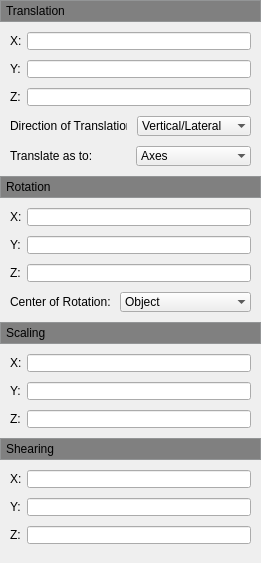
           <widget class="QWidget" name="scrollAreaWidgetContents_5">
            <property name="geometry">
             <rect>
              <x>0</x>
              <y>0</y>
              <width>261</width>
              <height>563</height>
             </rect>
            </property>
            <layout class="QVBoxLayout" name="verticalLayout_8">
             <property name="spacing">
              <number>0</number>
             </property>
             <property name="leftMargin">
              <number>0</number>
             </property>
             <property name="topMargin">
              <number>0</number>
             </property>
             <property name="rightMargin">
              <number>0</number>
             </property>
             <property name="bottomMargin">
              <number>0</number>
             </property>
             <item>
              <widget class="QFrame" name="verticalFrame">
               <property name="sizePolicy">
                <sizepolicy hsizetype="Preferred" vsizetype="Preferred">
                 <horstretch>0</horstretch>
                 <verstretch>0</verstretch>
                </sizepolicy>
               </property>
               <property name="styleSheet">
                <string notr="true">background-color:rgb(191,193,194)</string>
               </property>
               <property name="frameShape">
                <enum>QFrame::StyledPanel</enum>
               </property>
               <layout class="QVBoxLayout" name="verticalLayout_4">
                <property name="leftMargin">
                 <number>0</number>
                </property>
                <property name="topMargin">
                 <number>0</number>
                </property>
                <property name="rightMargin">
                 <number>0</number>
                </property>
                <property name="bottomMargin">
                 <number>0</number>
                </property>
                <item>
                 <widget class="QPushButton" name="m_pPushButtonTranslation">
                  <property name="enabled">
                   <bool>true</bool>
                  </property>
                  <property name="sizePolicy">
                   <sizepolicy hsizetype="Expanding" vsizetype="Fixed">
                    <horstretch>0</horstretch>
                    <verstretch>0</verstretch>
                   </sizepolicy>
                  </property>
                  <property name="minimumSize">
                   <size>
                    <width>0</width>
                    <height>20</height>
                   </size>
                  </property>
                  <property name="maximumSize">
                   <size>
                    <width>16777215</width>
                    <height>20</height>
                   </size>
                  </property>
                  <property name="cursor">
                   <cursorShape>ArrowCursor</cursorShape>
                  </property>
                  <property name="mouseTracking">
                   <bool>true</bool>
                  </property>
                  <property name="focusPolicy">
                   <enum>Qt::NoFocus</enum>
                  </property>
                  <property name="autoFillBackground">
                   <bool>false</bool>
                  </property>
                  <property name="styleSheet">
                   <string notr="true">QPushButton {
	background-color: gray;
	border: 0px;
	border-radius: 0px;
	text-align: left;
	padding-left: 5px;
}
</string>
                  </property>
                  <property name="text">
                   <string>Translation</string>
                  </property>
                  <property name="iconSize">
                   <size>
                    <width>10</width>
                    <height>10</height>
                   </size>
                  </property>
                  <property name="checkable">
                   <bool>true</bool>
                  </property>
                  <property name="checked">
                   <bool>true</bool>
                  </property>
                  <property name="flat">
                   <bool>true</bool>
                  </property>
                 </widget>
                </item>
               </layout>
              </widget>
             </item>
             <item>
              <widget class="QWidget" name="m_pTranslationWidget" native="true">
               <layout class="QFormLayout" name="formLayout_6">
                <property name="fieldGrowthPolicy">
                 <enum>QFormLayout::AllNonFixedFieldsGrow</enum>
                </property>
                <property name="horizontalSpacing">
                 <number>5</number>
                </property>
                <property name="verticalSpacing">
                 <number>10</number>
                </property>
                <property name="leftMargin">
                 <number>10</number>
                </property>
                <property name="topMargin">
                 <number>10</number>
                </property>
                <property name="rightMargin">
                 <number>10</number>
                </property>
                <property name="bottomMargin">
                 <number>10</number>
                </property>
                <item row="0" column="0">
                 <widget class="QLabel" name="label_27">
                  <property name="text">
                   <string>X:</string>
                  </property>
                 </widget>
                </item>
                <item row="0" column="1">
                 <widget class="QLineEdit" name="lineEdit_23">
                  <property name="maximumSize">
                   <size>
                    <width>1000</width>
                    <height>18</height>
                   </size>
                  </property>
                 </widget>
                </item>
                <item row="1" column="0">
                 <widget class="QLabel" name="label_28">
                  <property name="text">
                   <string>Y:</string>
                  </property>
                 </widget>
                </item>
                <item row="2" column="0">
                 <widget class="QLabel" name="label_29">
                  <property name="text">
                   <string>Z:</string>
                  </property>
                 </widget>
                </item>
                <item row="2" column="1">
                 <widget class="QLineEdit" name="lineEdit_25">
                  <property name="maximumSize">
                   <size>
                    <width>1000</width>
                    <height>18</height>
                   </size>
                  </property>
                  <property name="inputMask">
                   <string/>
                  </property>
                  <property name="placeholderText">
                   <string/>
                  </property>
                  <property name="cursorMoveStyle">
                   <enum>Qt::LogicalMoveStyle</enum>
                  </property>
                 </widget>
                </item>
                <item row="3" column="0" colspan="2">
                 <layout class="QHBoxLayout" name="horizontalLayout_3">
                  <property name="spacing">
                   <number>10</number>
                  </property>
                  <property name="leftMargin">
                   <number>0</number>
                  </property>
                  <property name="rightMargin">
                   <number>0</number>
                  </property>
                  <property name="bottomMargin">
                   <number>0</number>
                  </property>
                  <item>
                   <widget class="QLabel" name="label_2">
                    <property name="sizePolicy">
                     <sizepolicy hsizetype="Fixed" vsizetype="Expanding">
                      <horstretch>0</horstretch>
                      <verstretch>0</verstretch>
                     </sizepolicy>
                    </property>
                    <property name="maximumSize">
                     <size>
                      <width>117</width>
                      <height>21</height>
                     </size>
                    </property>
                    <property name="text">
                     <string>Direction of Translation:</string>
                    </property>
                    <property name="buddy">
                     <cstring>m_pTranslationWidget</cstring>
                    </property>
                   </widget>
                  </item>
                  <item>
                   <widget class="QComboBox" name="comboBox_5">
                    <property name="frame">
                     <bool>false</bool>
                    </property>
                    <item>
                     <property name="text">
                      <string>Vertical/Lateral</string>
                     </property>
                    </item>
                    <item>
                     <property name="text">
                      <string>Vertical</string>
                     </property>
                    </item>
                    <item>
                     <property name="text">
                      <string>Lateral</string>
                     </property>
                    </item>
                    <item>
                     <property name="text">
                      <string>Longitudinal</string>
                     </property>
                    </item>
                   </widget>
                  </item>
                 </layout>
                </item>
                <item row="4" column="0" colspan="2">
                 <layout class="QHBoxLayout" name="horizontalLayout_13">
                  <property name="spacing">
                   <number>10</number>
                  </property>
                  <property name="leftMargin">
                   <number>0</number>
                  </property>
                  <property name="rightMargin">
                   <number>0</number>
                  </property>
                  <property name="bottomMargin">
                   <number>0</number>
                  </property>
                  <item>
                   <widget class="QLabel" name="label_5">
                    <property name="sizePolicy">
                     <sizepolicy hsizetype="Fixed" vsizetype="Expanding">
                      <horstretch>0</horstretch>
                      <verstretch>0</verstretch>
                     </sizepolicy>
                    </property>
                    <property name="maximumSize">
                     <size>
                      <width>117</width>
                      <height>21</height>
                     </size>
                    </property>
                    <property name="text">
                     <string>Translate as to:</string>
                    </property>
                    <property name="buddy">
                     <cstring>m_pTranslationWidget</cstring>
                    </property>
                   </widget>
                  </item>
                  <item>
                   <widget class="QComboBox" name="comboBox_8">
                    <property name="frame">
                     <bool>false</bool>
                    </property>
                    <item>
                     <property name="text">
                      <string>Axes</string>
                     </property>
                    </item>
                    <item>
                     <property name="text">
                      <string>Display</string>
                     </property>
                    </item>
                   </widget>
                  </item>
                 </layout>
                </item>
                <item row="1" column="1">
                 <widget class="QLineEdit" name="lineEdit_24">
                  <property name="maximumSize">
                   <size>
                    <width>1000</width>
                    <height>18</height>
                   </size>
                  </property>
                 </widget>
                </item>
               </layout>
              </widget>
             </item>
             <item>
              <widget class="QFrame" name="verticalFrame">
               <property name="styleSheet">
                <string notr="true">background-color:rgb(191,193,194)</string>
               </property>
               <property name="frameShape">
                <enum>QFrame::StyledPanel</enum>
               </property>
               <layout class="QVBoxLayout" name="verticalLayout_5">
                <property name="leftMargin">
                 <number>0</number>
                </property>
                <property name="topMargin">
                 <number>0</number>
                </property>
                <property name="rightMargin">
                 <number>0</number>
                </property>
                <property name="bottomMargin">
                 <number>0</number>
                </property>
                <item>
                 <widget class="QPushButton" name="m_pPushButtonRotation">
                  <property name="enabled">
                   <bool>true</bool>
                  </property>
                  <property name="sizePolicy">
                   <sizepolicy hsizetype="Expanding" vsizetype="Fixed">
                    <horstretch>0</horstretch>
                    <verstretch>0</verstretch>
                   </sizepolicy>
                  </property>
                  <property name="minimumSize">
                   <size>
                    <width>0</width>
                    <height>20</height>
                   </size>
                  </property>
                  <property name="maximumSize">
                   <size>
                    <width>16777215</width>
                    <height>20</height>
                   </size>
                  </property>
                  <property name="focusPolicy">
                   <enum>Qt::NoFocus</enum>
                  </property>
                  <property name="autoFillBackground">
                   <bool>false</bool>
                  </property>
                  <property name="styleSheet">
                   <string notr="true">QPushButton {
    background-color:gray;
	border: 0px;
	border-radius: 0px;
	text-align: left;
	padding-left: 5px;
}
</string>
                  </property>
                  <property name="text">
                   <string>Rotation</string>
                  </property>
                  <property name="iconSize">
                   <size>
                    <width>10</width>
                    <height>10</height>
                   </size>
                  </property>
                  <property name="checkable">
                   <bool>true</bool>
                  </property>
                  <property name="checked">
                   <bool>true</bool>
                  </property>
                  <property name="flat">
                   <bool>true</bool>
                  </property>
                 </widget>
                </item>
               </layout>
              </widget>
             </item>
             <item>
              <widget class="QWidget" name="m_pRotationWidget" native="true">
               <layout class="QFormLayout" name="formLayout_7">
                <property name="fieldGrowthPolicy">
                 <enum>QFormLayout::AllNonFixedFieldsGrow</enum>
                </property>
                <property name="horizontalSpacing">
                 <number>5</number>
                </property>
                <property name="verticalSpacing">
                 <number>10</number>
                </property>
                <property name="leftMargin">
                 <number>10</number>
                </property>
                <property name="topMargin">
                 <number>10</number>
                </property>
                <property name="rightMargin">
                 <number>10</number>
                </property>
                <property name="bottomMargin">
                 <number>10</number>
                </property>
                <item row="0" column="0">
                 <widget class="QLabel" name="label_43">
                  <property name="text">
                   <string>X:</string>
                  </property>
                 </widget>
                </item>
                <item row="0" column="1">
                 <widget class="QLineEdit" name="lineEdit_38">
                  <property name="maximumSize">
                   <size>
                    <width>1000</width>
                    <height>18</height>
                   </size>
                  </property>
                 </widget>
                </item>
                <item row="1" column="0">
                 <widget class="QLabel" name="label_46">
                  <property name="text">
                   <string>Y:</string>
                  </property>
                 </widget>
                </item>
                <item row="1" column="1">
                 <widget class="QLineEdit" name="lineEdit_39">
                  <property name="maximumSize">
                   <size>
                    <width>1000</width>
                    <height>18</height>
                   </size>
                  </property>
                 </widget>
                </item>
                <item row="2" column="0">
                 <widget class="QLabel" name="label_47">
                  <property name="text">
                   <string>Z:</string>
                  </property>
                 </widget>
                </item>
                <item row="2" column="1">
                 <widget class="QLineEdit" name="lineEdit_40">
                  <property name="maximumSize">
                   <size>
                    <width>1000</width>
                    <height>18</height>
                   </size>
                  </property>
                  <property name="inputMask">
                   <string/>
                  </property>
                  <property name="placeholderText">
                   <string/>
                  </property>
                  <property name="cursorMoveStyle">
                   <enum>Qt::LogicalMoveStyle</enum>
                  </property>
                 </widget>
                </item>
                <item row="3" column="0" colspan="2">
                 <layout class="QHBoxLayout" name="horizontalLayout_2">
                  <property name="spacing">
                   <number>10</number>
                  </property>
                  <property name="leftMargin">
                   <number>0</number>
                  </property>
                  <property name="rightMargin">
                   <number>0</number>
                  </property>
                  <property name="bottomMargin">
                   <number>0</number>
                  </property>
                  <item>
                   <widget class="QLabel" name="label">
                    <property name="sizePolicy">
                     <sizepolicy hsizetype="Fixed" vsizetype="Expanding">
                      <horstretch>0</horstretch>
                      <verstretch>0</verstretch>
                     </sizepolicy>
                    </property>
                    <property name="maximumSize">
                     <size>
                      <width>100</width>
                      <height>21</height>
                     </size>
                    </property>
                    <property name="text">
                     <string>Center of Rotation:</string>
                    </property>
                   </widget>
                  </item>
                  <item>
                   <widget class="QComboBox" name="comboBox_4">
                    <property name="frame">
                     <bool>false</bool>
                    </property>
                    <item>
                     <property name="text">
                      <string>Object</string>
                     </property>
                    </item>
                    <item>
                     <property name="text">
                      <string>Scene</string>
                     </property>
                    </item>
                   </widget>
                  </item>
                 </layout>
                </item>
               </layout>
              </widget>
             </item>
             <item>
              <widget class="QFrame" name="verticalFrame">
               <property name="styleSheet">
                <string notr="true">background-color:rgb(191,193,194)</string>
               </property>
               <property name="frameShape">
                <enum>QFrame::StyledPanel</enum>
               </property>
               <layout class="QVBoxLayout" name="verticalLayout_10">
                <property name="leftMargin">
                 <number>0</number>
                </property>
                <property name="topMargin">
                 <number>0</number>
                </property>
                <property name="rightMargin">
                 <number>0</number>
                </property>
                <property name="bottomMargin">
                 <number>0</number>
                </property>
                <item>
                 <widget class="QPushButton" name="m_pPushButtonScaling">
                  <property name="enabled">
                   <bool>true</bool>
                  </property>
                  <property name="sizePolicy">
                   <sizepolicy hsizetype="Expanding" vsizetype="Fixed">
                    <horstretch>0</horstretch>
                    <verstretch>0</verstretch>
                   </sizepolicy>
                  </property>
                  <property name="minimumSize">
                   <size>
                    <width>0</width>
                    <height>20</height>
                   </size>
                  </property>
                  <property name="maximumSize">
                   <size>
                    <width>16777215</width>
                    <height>20</height>
                   </size>
                  </property>
                  <property name="focusPolicy">
                   <enum>Qt::NoFocus</enum>
                  </property>
                  <property name="autoFillBackground">
                   <bool>false</bool>
                  </property>
                  <property name="styleSheet">
                   <string notr="true">QPushButton {
    background-color: gray;
	border: 0px;
	border-radius: 0px;
	text-align: left;
	padding-left: 5px;
}
</string>
                  </property>
                  <property name="text">
                   <string>Scaling</string>
                  </property>
                  <property name="iconSize">
                   <size>
                    <width>10</width>
                    <height>10</height>
                   </size>
                  </property>
                  <property name="checkable">
                   <bool>true</bool>
                  </property>
                  <property name="checked">
                   <bool>true</bool>
                  </property>
                  <property name="autoExclusive">
                   <bool>true</bool>
                  </property>
                  <property name="flat">
                   <bool>true</bool>
                  </property>
                 </widget>
                </item>
               </layout>
              </widget>
             </item>
             <item>
              <widget class="QWidget" name="m_pScalingWidget" native="true">
               <layout class="QFormLayout" name="formLayout_11">
                <property name="fieldGrowthPolicy">
                 <enum>QFormLayout::AllNonFixedFieldsGrow</enum>
                </property>
                <property name="horizontalSpacing">
                 <number>5</number>
                </property>
                <property name="verticalSpacing">
                 <number>10</number>
                </property>
                <property name="leftMargin">
                 <number>10</number>
                </property>
                <property name="topMargin">
                 <number>10</number>
                </property>
                <property name="rightMargin">
                 <number>10</number>
                </property>
                <property name="bottomMargin">
                 <number>10</number>
                </property>
                <item row="0" column="0">
                 <widget class="QLabel" name="label_49">
                  <property name="text">
                   <string>X:</string>
                  </property>
                 </widget>
                </item>
                <item row="0" column="1">
                 <widget class="QLineEdit" name="lineEdit_41">
                  <property name="maximumSize">
                   <size>
                    <width>1000</width>
                    <height>18</height>
                   </size>
                  </property>
                 </widget>
                </item>
                <item row="1" column="0">
                 <widget class="QLabel" name="label_50">
                  <property name="text">
                   <string>Y:</string>
                  </property>
                 </widget>
                </item>
                <item row="1" column="1">
                 <widget class="QLineEdit" name="lineEdit_42">
                  <property name="sizePolicy">
                   <sizepolicy hsizetype="Expanding" vsizetype="Fixed">
                    <horstretch>0</horstretch>
                    <verstretch>0</verstretch>
                   </sizepolicy>
                  </property>
                  <property name="maximumSize">
                   <size>
                    <width>1000</width>
                    <height>18</height>
                   </size>
                  </property>
                 </widget>
                </item>
                <item row="2" column="0">
                 <widget class="QLabel" name="label_51">
                  <property name="text">
                   <string>Z:</string>
                  </property>
                 </widget>
                </item>
                <item row="2" column="1">
                 <widget class="QLineEdit" name="lineEdit_43">
                  <property name="maximumSize">
                   <size>
                    <width>1000</width>
                    <height>18</height>
                   </size>
                  </property>
                  <property name="inputMask">
                   <string/>
                  </property>
                  <property name="placeholderText">
                   <string/>
                  </property>
                  <property name="cursorMoveStyle">
                   <enum>Qt::LogicalMoveStyle</enum>
                  </property>
                 </widget>
                </item>
               </layout>
              </widget>
             </item>
             <item>
              <widget class="QFrame" name="verticalFrame">
               <property name="styleSheet">
                <string notr="true">background-color:rgb(191,193,194)</string>
               </property>
               <property name="frameShape">
                <enum>QFrame::StyledPanel</enum>
               </property>
               <layout class="QVBoxLayout" name="verticalLayout_12">
                <property name="leftMargin">
                 <number>0</number>
                </property>
                <property name="topMargin">
                 <number>0</number>
                </property>
                <property name="rightMargin">
                 <number>0</number>
                </property>
                <property name="bottomMargin">
                 <number>0</number>
                </property>
                <item>
                 <widget class="QPushButton" name="m_pPushButtonShearing">
                  <property name="enabled">
                   <bool>true</bool>
                  </property>
                  <property name="sizePolicy">
                   <sizepolicy hsizetype="Expanding" vsizetype="Fixed">
                    <horstretch>0</horstretch>
                    <verstretch>0</verstretch>
                   </sizepolicy>
                  </property>
                  <property name="minimumSize">
                   <size>
                    <width>0</width>
                    <height>20</height>
                   </size>
                  </property>
                  <property name="maximumSize">
                   <size>
                    <width>16777215</width>
                    <height>20</height>
                   </size>
                  </property>
                  <property name="focusPolicy">
                   <enum>Qt::NoFocus</enum>
                  </property>
                  <property name="autoFillBackground">
                   <bool>false</bool>
                  </property>
                  <property name="styleSheet">
                   <string notr="true">QPushButton {
	border: 0px;
	border-radius: 0px;
	background-color:gray;
	text-align: left;
	padding-left: 5px;
}
</string>
                  </property>
                  <property name="text">
                   <string>Shearing</string>
                  </property>
                  <property name="iconSize">
                   <size>
                    <width>10</width>
                    <height>10</height>
                   </size>
                  </property>
                  <property name="checkable">
                   <bool>true</bool>
                  </property>
                  <property name="checked">
                   <bool>true</bool>
                  </property>
                  <property name="autoExclusive">
                   <bool>true</bool>
                  </property>
                 </widget>
                </item>
               </layout>
              </widget>
             </item>
             <item>
              <widget class="QWidget" name="m_pShearingWidget" native="true">
               <layout class="QFormLayout" name="formLayout_8">
                <property name="fieldGrowthPolicy">
                 <enum>QFormLayout::AllNonFixedFieldsGrow</enum>
                </property>
                <property name="horizontalSpacing">
                 <number>5</number>
                </property>
                <property name="verticalSpacing">
                 <number>10</number>
                </property>
                <property name="leftMargin">
                 <number>10</number>
                </property>
                <property name="topMargin">
                 <number>10</number>
                </property>
                <property name="rightMargin">
                 <number>10</number>
                </property>
                <property name="bottomMargin">
                 <number>10</number>
                </property>
                <item row="0" column="0">
                 <widget class="QLabel" name="label_33">
                  <property name="text">
                   <string>X:</string>
                  </property>
                 </widget>
                </item>
                <item row="0" column="1">
                 <widget class="QLineEdit" name="lineEdit_29">
                  <property name="maximumSize">
                   <size>
                    <width>1000</width>
                    <height>18</height>
                   </size>
                  </property>
                 </widget>
                </item>
                <item row="1" column="0">
                 <widget class="QLabel" name="label_34">
                  <property name="text">
                   <string>Y:</string>
                  </property>
                 </widget>
                </item>
                <item row="1" column="1">
                 <widget class="QLineEdit" name="lineEdit_30">
                  <property name="sizePolicy">
                   <sizepolicy hsizetype="Expanding" vsizetype="Fixed">
                    <horstretch>0</horstretch>
                    <verstretch>0</verstretch>
                   </sizepolicy>
                  </property>
                  <property name="maximumSize">
                   <size>
                    <width>1000</width>
                    <height>18</height>
                   </size>
                  </property>
                 </widget>
                </item>
                <item row="2" column="0">
                 <widget class="QLabel" name="label_35">
                  <property name="text">
                   <string>Z:</string>
                  </property>
                 </widget>
                </item>
                <item row="2" column="1">
                 <widget class="QLineEdit" name="lineEdit_31">
                  <property name="maximumSize">
                   <size>
                    <width>1000</width>
                    <height>18</height>
                   </size>
                  </property>
                  <property name="inputMask">
                   <string/>
                  </property>
                  <property name="placeholderText">
                   <string/>
                  </property>
                  <property name="cursorMoveStyle">
                   <enum>Qt::LogicalMoveStyle</enum>
                  </property>
                 </widget>
                </item>
               </layout>
              </widget>
             </item>
             <item>
              <spacer name="verticalSpacer_3">
               <property name="orientation">
                <enum>Qt::Vertical</enum>
               </property>
               <property name="sizeHint" stdset="0">
                <size>
                 <width>20</width>
                 <height>40</height>
                </size>
               </property>
              </spacer>
             </item>
            </layout>
           </widget>
